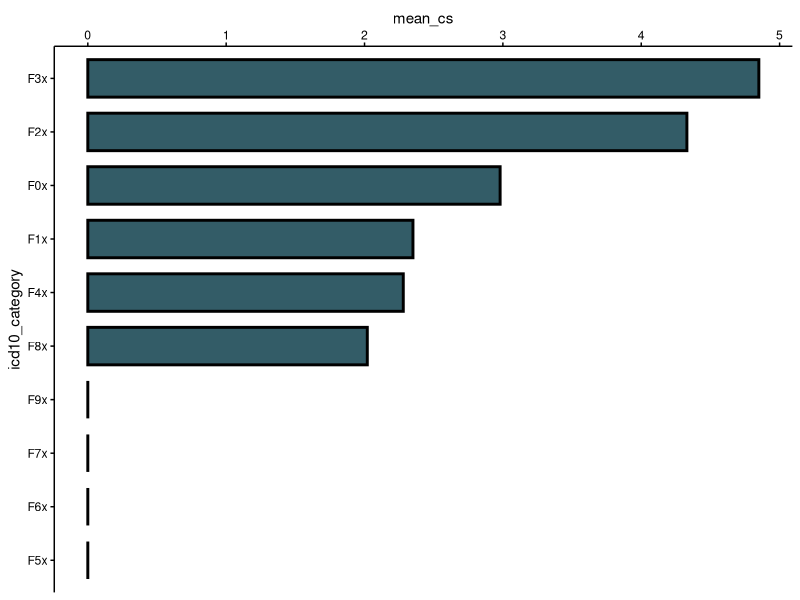
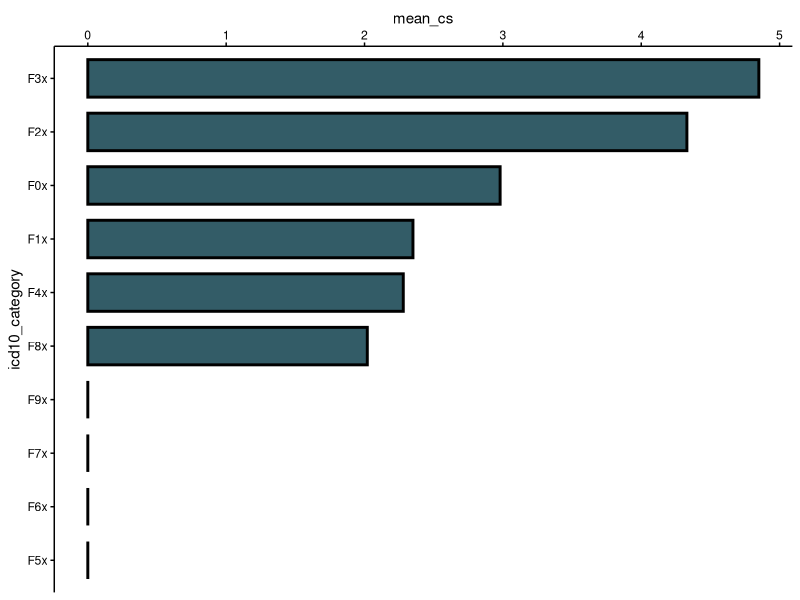

The R source for these figures, in order:
library(tidyverse)

df <- tibble::tibble(
  icd10_category = c("F0x","F1x","F2x","F3x","F4x","F8x"),
  mean_cs        = c(2.98, 2.35, 4.33, 4.85, 2.28, 2.02)
)

# style (ten sam co u Ciebie)
bar_fill  <- "#335C67"  # earth-tone brown
bar_edge  <- "black"
bar_width <- 0.7
bar_lwd   <- 1

theme_black_text <- theme(
  plot.title   = element_text(color = "black"),
  axis.title.x = element_text(color = "black"),
  axis.title.y = element_text(color = "black"),
  axis.text.x  = element_text(color = "black"),
  axis.text.y  = element_text(color = "black"),
  axis.ticks   = element_line(color = "black"),
  axis.line    = element_line(color = "black")
)

# jeden barplot: Y = icd10_category, X = mean_cs, oś X na górze
p_mean_cs <- ggplot(
  df %>%
    complete(icd10_category = paste0("F", 0:9, "x"), fill = list(mean_cs = 0)) %>%
    arrange(mean_cs) %>%  # low -> high (high na górze)
    mutate(icd10_category = factor(icd10_category, levels = icd10_category)),
  aes(x = mean_cs, y = icd10_category)
) +
  geom_col(width = bar_width, fill = bar_fill, color = bar_edge, linewidth = bar_lwd, alpha = 1) +
  scale_x_continuous(position = "top") +
  theme_classic() +
  theme_black_text

p_mean_cs

dev.off()
out_dir  <- "/home/mateusz/projects/ifpan-michkor-gr/results_v2/overlap/overlap_GWASCatalogDisGeNETgenebass/figures"
out_file <- paste0("meanCS_grSystemic_barplot_", "06.03.2026", ".svg")

svg(filename = file.path(out_dir, out_file), width = 5, height = 4)
print(p_mean_cs)
dev.off()
